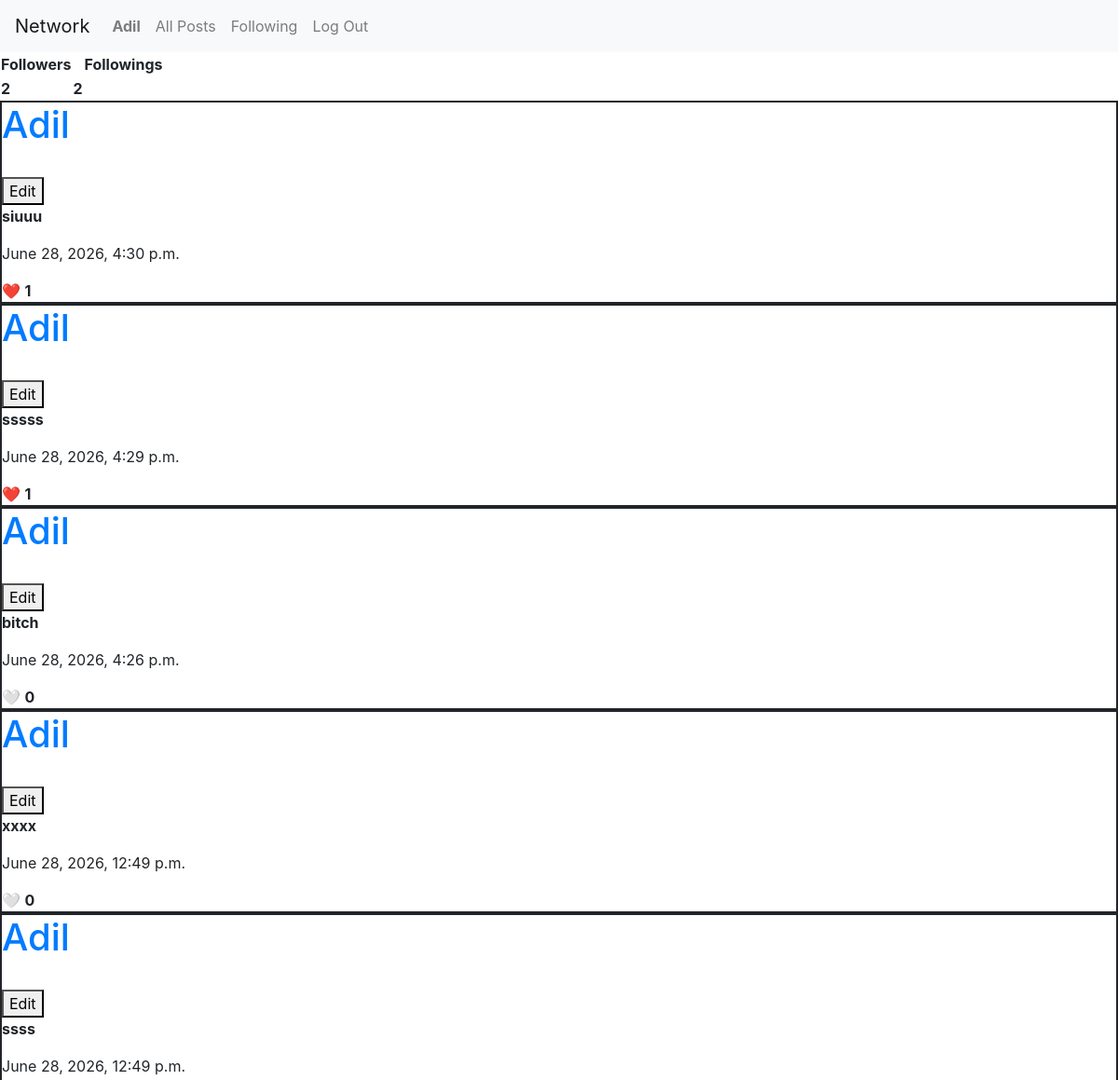
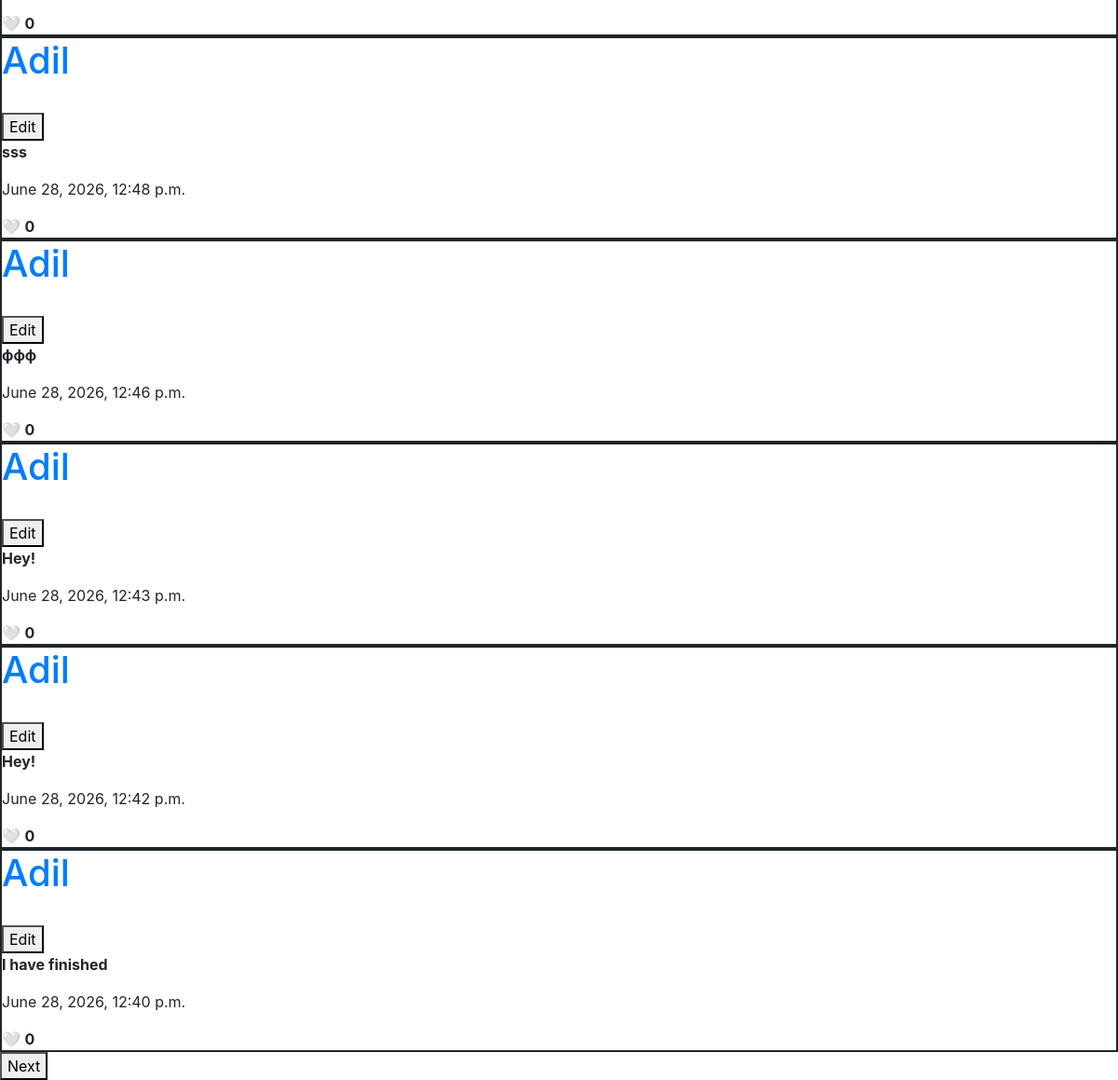
Page /1 (signed in) on the committed database (2 pictures, top to bottom).
### network/models.py (models this page shows)
class User(AbstractUser):
    pass

class Post (models.Model):
    post_content = models.CharField(max_length=1000)
    timestamp = models.DateTimeField(auto_now=True)
    user = models.ForeignKey(User, on_delete=models.SET_NULL, null=True, related_name='posts')

### network/views.py (the view)
# urls.py: path("<int:user_id>", views.profile, name='profile'),
def profile(request, user_id):
    if request.user.is_authenticated:
        user = User.objects.get(pk = user_id)
        posts = user.posts.all().order_by('-timestamp')  # user posts in reverse chr.order
        return render(request, 'network/profile.html', {
            "want_follow": user,
            "field": 'true' if Follow.objects.filter(follower = request.user, following = user).exists() else 'false',
            "followings": Follow.objects.filter(follower = user).count(), # у скольких user в подписчиках лежит=кол.во подписок
            'followers' : Follow.objects.filter(following = user).count(),
            'page_obj': pagination(request, posts),
            "check_like": check_like(request)
        }, status = 200)
    else:
        return HttpResponseRedirect(reverse("login"))

### network/views.py (called while the page is built)
def pagination(request, posts):
    paginator = Paginator(posts, 10) # 10 posts on each page
    if request.GET.get('page')!='' and request.GET.get('page')!=None:
        page_number = int(request.GET.get('page'))
    else:
        page_number = 1
    return paginator.get_page(page_number) # all posts on that page

def check_like(request):
    if request.user.is_authenticated:
        user = Like.objects.filter(user = request.user)
        return [i.post for i in user]
    return None

### network/templates/network/profile.html (shortened to what this page needs)
{% extends "network/layout.html" %}
{% block head %}
{% load static %}
{% endblock %}
{% block body %}
<table id="table">
    <tr>
        <th>Followers</th>
        <th></th>
        <th>Followings</th>
    </tr>
    <tr>
        <th id="follower">{{followers}}</th>
        <th id="following">{{followings}}</th>
    </tr>
</table>
{% include "network/code.html" %}
{% include 'network/pagination.html' %}
{% endblock %}

### network/templates/network/layout.html (shortened to what this page needs)
{% load static %}
<!DOCTYPE html>
<html lang="en">
    <head>
        <link rel="stylesheet" href="https://stackpath.bootstrapcdn.com/bootstrap/4.4.1/css/bootstrap.min.css">
        <link href="{% static 'network/styles.css' %}" rel="stylesheet">
    </head>
    <body>
        <nav class="navbar navbar-expand-lg navbar-light bg-light">
            <a class="navbar-brand" href="#">Network</a>
            <div>
              <ul class="navbar-nav mr-auto">
                {% if user.is_authenticated %}
                    <li class="nav-item">
                        <a class="nav-link" href="{% url 'profile' user.id %}"><strong>{{ user.username }}</strong></a>
                    </li>
                {% endif %}
                <li class="nav-item">
                  <a class="nav-link" href="{% url 'index' %}">All Posts</a>
                </li>
                {% if user.is_authenticated %}
                    <li class="nav-item">
                        <a class="nav-link" href="{% url 'following' %}">Following</a>
                    </li>
                    <li class="nav-item">
                        <a class="nav-link" href="{% url 'logout' %}">Log Out</a>
                    </li>
                {% endif %}
              </ul>
            </div>
          </nav>
        <div class="body">
            {% block body %}
            {% endblock %}
        </div>
    </body>
</html>

### network/templates/network/code.html (shortened to what this page needs)
<div id="allposts">
    {% for obj in page_obj %}
    <div style="border: solid 2px;">
        <h1><a href="{% url 'profile' obj.user.id %}">{{obj.user}}</a></h1> <br>
        {% if request.user.id == obj.user.id %}
            <button class="edit">Edit</button> <br>
        {% endif %}
        <p><b data-id="{{obj.id}}">{{obj.post_content}}</b></p>
        <p>{{obj.timestamp}}</p>
        {% if obj in check_like and check_like %}
            <span class="red">❤️</span>
        {% else %}
            <span class="white">🤍</span>
        {% endif %}
        <b class="num_of_likes">{{obj.likepost.count}}</b>
    </div>
    {% endfor %}
</div>

### rows in the picture
User: username "Adil"
Post: user "Adil", shows "Edit", post_content "siuuu", timestamp "June 28, 2026, 4:30 p.m.", likepost.count "1"
Post: user "Adil", shows "Edit", post_content "sssss", timestamp "June 28, 2026, 4:29 p.m.", likepost.count "1"
Post: user "Adil", shows "Edit", post_content "bitch", timestamp "June 28, 2026, 4:26 p.m.", likepost.count "0"
Post: user "Adil", shows "Edit", post_content "xxxx", timestamp "June 28, 2026, 12:49 p.m.", likepost.count "0"
Post: user "Adil", shows "Edit", post_content "ssss", timestamp "June 28, 2026, 12:49 p.m.", likepost.count "0"
Post: user "Adil", shows "Edit", post_content "sss", timestamp "June 28, 2026, 12:48 p.m.", likepost.count "0"
Post: user "Adil", shows "Edit", post_content "ффф", timestamp "June 28, 2026, 12:46 p.m.", likepost.count "0"
Post: user "Adil", shows "Edit", post_content "Hey!", timestamp "June 28, 2026, 12:43 p.m.", likepost.count "0"
Post: user "Adil", shows "Edit", post_content "Hey!", timestamp "June 28, 2026, 12:42 p.m.", likepost.count "0"
Post: user "Adil", shows "Edit", post_content "I have finished", timestamp "June 28, 2026, 12:40 p.m.", likepost.count "0"

### other values in the picture
{{ followers }} "2"
{{ followings }} "2"
